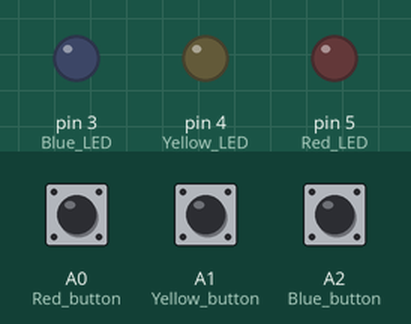
Simulated run of this sketch. Board: Arduino Uno, built with avr-gcc and run on an emulated ATmega328P. Shown: output pins drawn as LEDs (lit = HIGH). The test bench sets the inputs (shaded band); at power-on: A0 (Red_button) LOW, A1 (Yellow_button) LOW, A2 (Blue_button) LOW.

Above: at 1.2 s.
1.3 s: A0 (Red_button) pulled HIGH for 0.15 s
At 1.37 s:
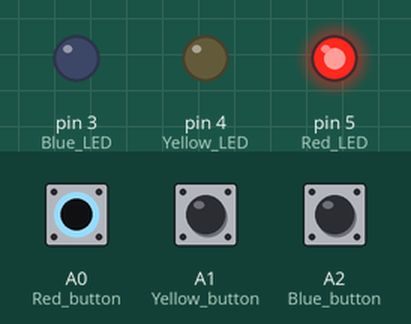
2.9 s: A1 (Yellow_button) pulled HIGH for 0.15 s
At 2.97 s:
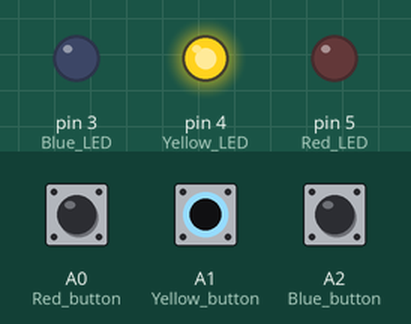
4.5 s: A2 (Blue_button) pulled HIGH for 0.15 s
At 4.57 s:
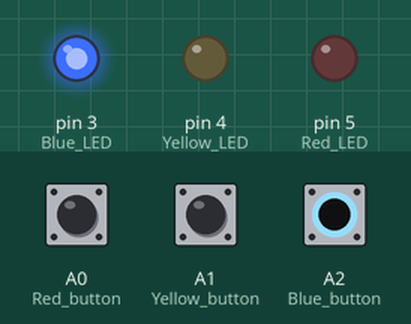
6.1 s: A2 (Blue_button) pulled HIGH for 3.2 s
At 9.8 s:
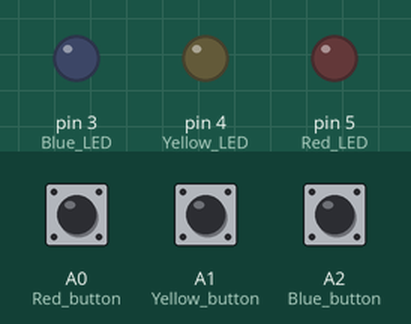
10.8 s: A0 (Red_button) pulled HIGH for 3.2 s
At 12.1 s:
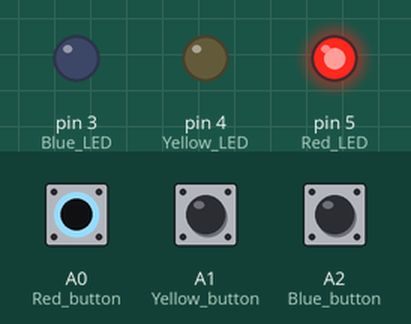
15.5 s: A0 (Red_button) driven HIGH and A1 (Yellow_button) driven HIGH
At 16.9 s:
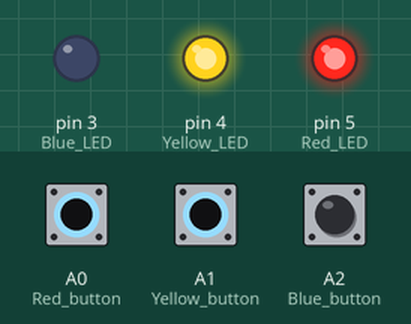
Timing chart, 0 to 18.0 s (numbered marks = the images above; inputs shaded):
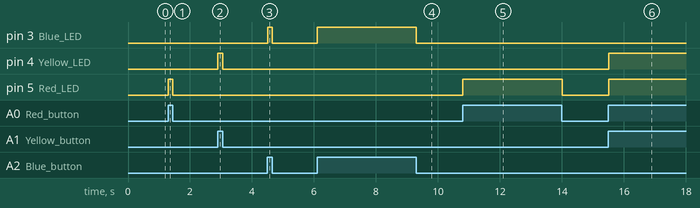

The sketch:

TrafficLightSwitch.ino
```cpp
void setup() {
    // Set LED pins as outputs
    pinMode(5, OUTPUT); // Red LED
    pinMode(3, OUTPUT); // Blue LED
    pinMode(4, OUTPUT); // Yellow LED

    // Set button pins as inputs
    pinMode(A0, INPUT); // Red button
    pinMode(A2, INPUT); // Blue button
    pinMode(A1, INPUT); // Yellow button
}

void loop() {
    // Read the state of each button
    int redButtonState = digitalRead(A0);
    int blueButtonState = digitalRead(A2);
    int yellowButtonState = digitalRead(A1);

    // Control the red LED based on red button state
    if (redButtonState == HIGH) {
        digitalWrite(5, HIGH);   // Turn on red LED
    } else {
        digitalWrite(5, LOW);    // Turn off red LED
    }

    // Control the blue LED based on blue button state
    if (blueButtonState == HIGH) {
        digitalWrite(3, HIGH);   // Turn on blue LED
    } else {
        digitalWrite(3, LOW);    // Turn off blue LED
    }

    // Control the yellow LED based on yellow button state
    if (yellowButtonState == HIGH) {
        digitalWrite(4, HIGH);   // Turn on yellow LED
    } else {
        digitalWrite(4, LOW);    // Turn off yellow LED
    }
}
```

Measured:
- after the input at 1.3 s, pin 5 (Red_LED): LOW → HIGH at once, → LOW 0.15 s later
- after the input at 2.9 s, pin 4 (Yellow_LED): LOW → HIGH at once, → LOW 0.15 s later
- after the input at 4.5 s, pin 3 (Blue_LED): LOW → HIGH at once, → LOW 0.15 s later
- after the input at 6.1 s, pin 3 (Blue_LED): LOW → HIGH at once, → LOW 3.2 s later
- after the input at 10.8 s, pin 5 (Red_LED): LOW → HIGH at once, → LOW 3.2 s later
- after the input at 15.5 s, pin 4 (Yellow_LED), pin 5 (Red_LED): LOW → HIGH at once
